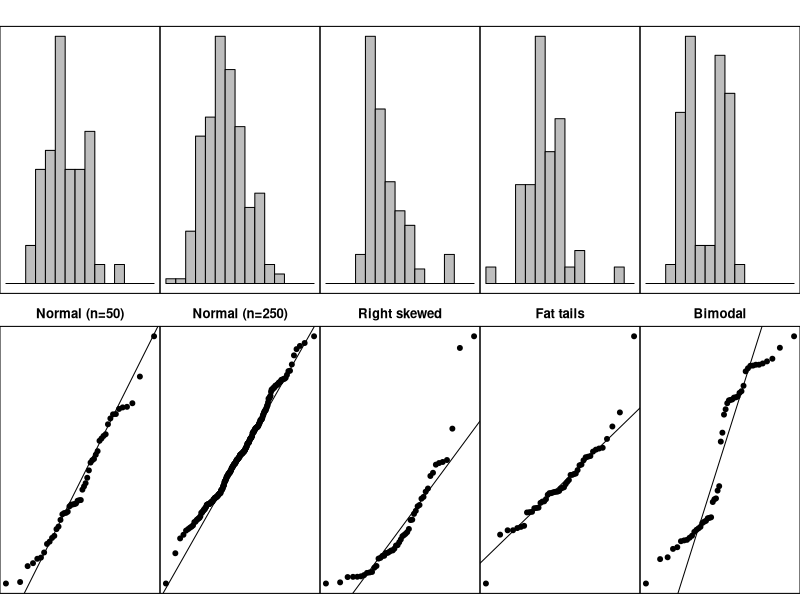

Here is the R script that generated this plot:
set.seed(0)
n <- 50  

x1 <- scale(rnorm(n))
x2 <- scale(rnorm(5*n))
x3 <- scale(rchisq(n, 3))
x4 <- scale(rt(n, 7))
x5 <- scale(c(rnorm(n/2, mean=-2, sd=1), rnorm(n/2, mean=4, sd=1)))

breaks <- seq(-3, 4.5, 0.5)


pdf("qqsamples.pdf", width=10, height=6)
par(mfrow=c(2,5), mar=c(0.5,0,2,0))
hist(x1, axes=F, main="", breaks=breaks, col="gray"); box()
hist(x2, axes=F, main="", breaks=breaks, col="gray"); box()
hist(x3, axes=F, main="", breaks=breaks, col="gray"); box()
hist(x4, axes=F, main="", breaks=breaks, col="gray"); box()
hist(x5, axes=F, main="", breaks=breaks, col="gray"); box()
qqnorm(x1, pch=19, main=sprintf("Normal (n=%.0f)", n), axes=F); qqline(x1); box()
qqnorm(x2, pch=19, main=sprintf("Normal (n=%.0f)", 5*n), axes=F); qqline(x2); box()
qqnorm(x3, pch=19, main="Right skewed", axes=F); qqline(x3); box()
qqnorm(x4, pch=19, main="Fat tails", axes=F); qqline(x4); box()
qqnorm(x5, pch=19, main="Bimodal", axes=F); qqline(x5); box()
dev.off()
